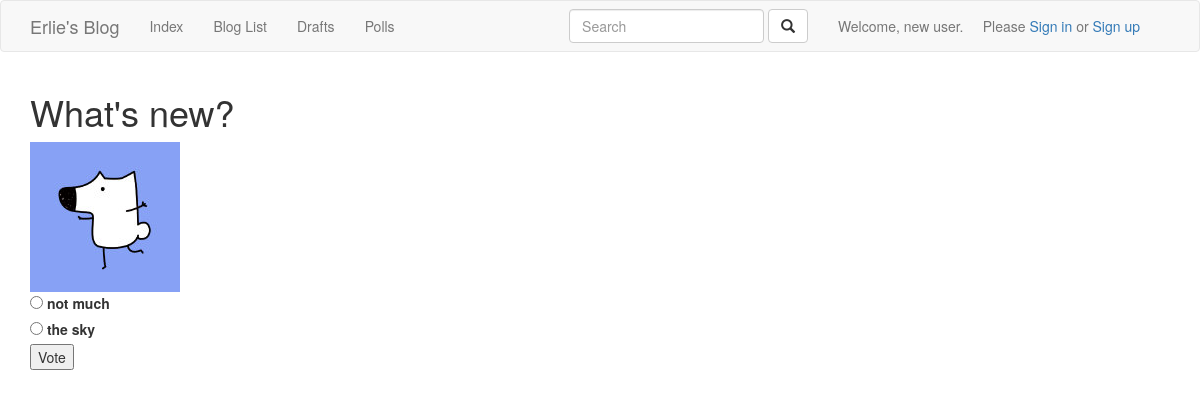
The page /polls/1/ on the database its author committed.
### polls/models.py (models this page shows, shortened)
class Question(models.Model):
    question_text = models.CharField(max_length=200)
    pub_date = models.DateTimeField('date published')
    des_img = models.ImageField(upload_to='polls/uploads/', blank=True)
    def was_published_recently(self):
        return timezone.now() >= self.pub_date >= timezone.now() - datetime.timedelta(days=1)
    was_published_recently.boolean = True
    was_published_recently.short_description = 'Published Recently?'

class Choice(models.Model):
    question = models.ForeignKey(Question, on_delete=models.CASCADE)
    choice_text = models.CharField(max_length=200)
    votes = models.IntegerField(default=0)

### polls/views.py (the view)
# urls.py: url(r'^article/(?P<pk>[0-9]+)/$', views.DetailView.as_view(), name='detail'),
class DetailView(generic.DetailView):
    model = Question
    template_name = 'polls/detail.html'
    def get_queryset(self):
        return Question.objects.filter(pub_date__lte=timezone.now())

### polls/templates/polls/detail.html (shortened to what this page needs)
{% extends 'polls/base.html' %}
{% block content %}
    <h1>{{ question.question_text }}</h1>
    <img src="{{ question.des_img.url }}" alt="Question Description">
    <form action="{%  url 'polls:vote' question.id %}" method="post">
        {% for choice in question.choice_set.all %}
            <input type="radio" name="choice" id="choice{{ forloop.counter }}" value="{{ choice.id }}" />
            <label for="choice{{ forloop.counter }}">{{ choice.choice_text }}</label><br />
        {% endfor %}
        <input type="submit" value="Vote"} />
    </form>
{% endblock %}

### rows shown on the page
Question: question_text "What's new?", des_img (picture)
Choice: choice_text "not much"
Choice: choice_text "the sky"
